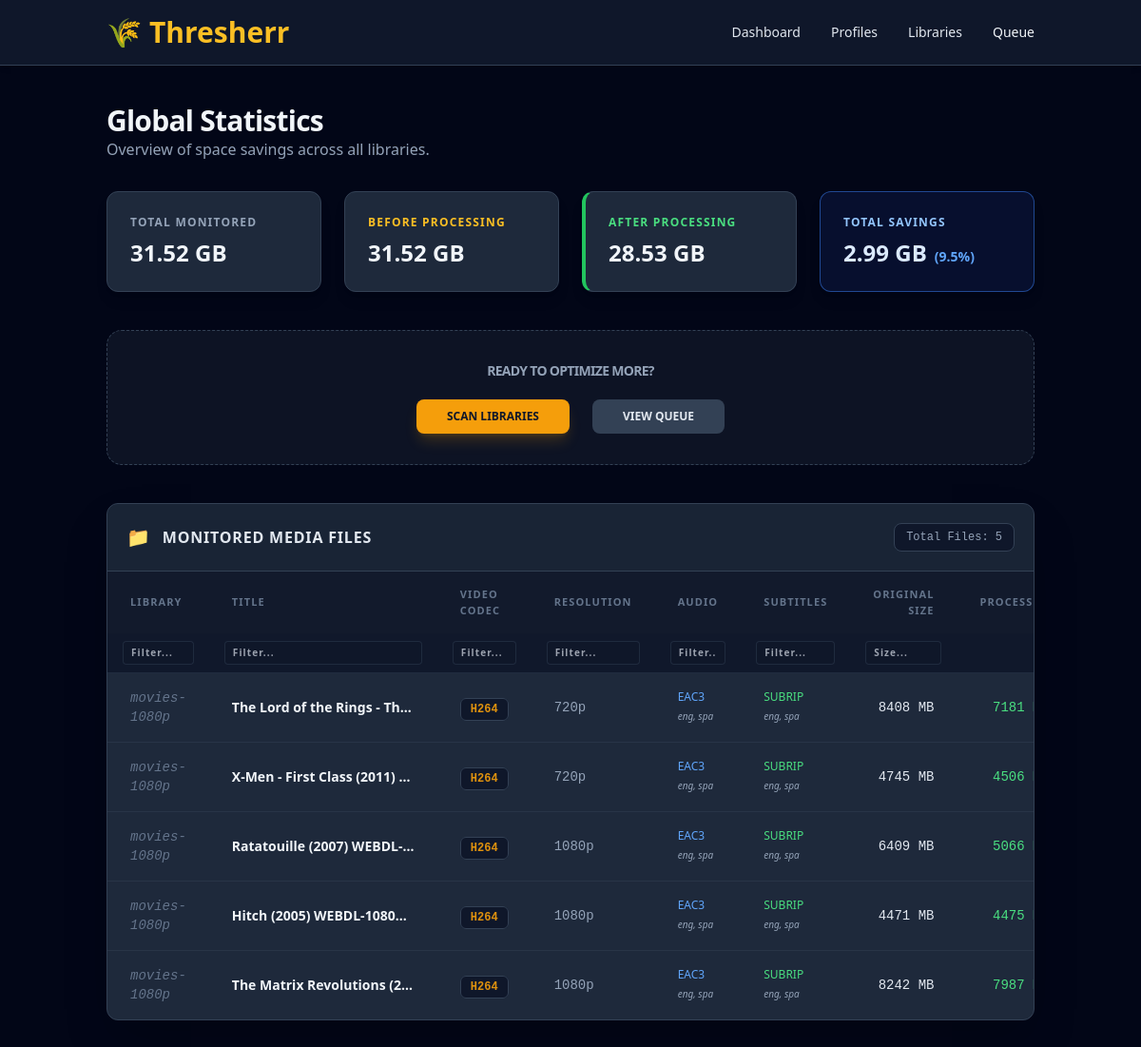
The page / on the database its author committed.
### models.py (models this page shows)
class MediaFile(Base):
    __tablename__ = "media_files"
    id = Column(Integer, primary_key=True, index=True)
    file_name = Column(String, nullable=False)
    full_path = Column(String, unique=True, nullable=False)
    library_id = Column(Integer, ForeignKey("libraries.id"), nullable=False)
    library = relationship("Library", back_populates="media_files")
    status = Column(String, nullable=False, default="pending")
    created_at = Column(DateTime(timezone=True), server_default=func.now())
    started_at = Column(DateTime(timezone=True), nullable=True)
    finished_at = Column(DateTime(timezone=True), nullable=True)
    video_codec = Column(String, nullable=True)
    resolution = Column(String, nullable=True)
    audio_codec = Column(String, nullable=True)
    audio_languages = Column(String, nullable=True)
    subtitle_codec = Column(String, nullable=True)
    subtitle_languages = Column(String, nullable=True)
    size_original = Column(BigInteger, nullable=True)
    size_final = Column(BigInteger, nullable=True)
    job_plan = Column(
        Text,
        nullable=True
    )
    verification_result = Column(
        Text,
        nullable=True
    )
    warnings = Column(
        Text,
        nullable=True
    )
    last_error = Column(
        Text,
        nullable=True
    )

class Library(Base):
    __tablename__ = "libraries"
    id = Column(Integer, primary_key=True, index=True)
    name = Column(String, nullable=False)
    media_path = Column(String, nullable=False)
    temp_path = Column(String, nullable=False)
    profile_id = Column(Integer, ForeignKey("profiles.id"), nullable=False)
    profile = relationship("Profile", back_populates="libraries")
    media_files = relationship(
        "MediaFile",
        back_populates="library",
        cascade="all, delete-orphan"
    )

### main.py (the view)
@app.get("/", response_class=HTMLResponse)
async def dashboard(request: Request, db: Session = Depends(get_db)):
    total_orig = db.query(func.sum(models.MediaFile.size_original)).scalar() or 0
    total_done_orig = db.query(func.sum(models.MediaFile.size_original)).filter(models.MediaFile.status == "completed").scalar() or 0
    total_done_final = db.query(func.sum(models.MediaFile.size_final)).filter(models.MediaFile.status == "completed").scalar() or 0
    savings = total_done_orig - total_done_final
    savings_pct = (savings / total_done_orig * 100) if total_done_orig > 0 else 0
    media_files = db.query(models.MediaFile).order_by(models.MediaFile.id.desc()).all()
    return templates.TemplateResponse(
        request=request,
        name="dashboard.html",
        context={
            "total_gb": round(total_orig / (1024**3), 2),
            "processed_orig_gb": round(total_done_orig / (1024**3), 2),
            "processed_final_gb": round(total_done_final / (1024**3), 2),
            "savings_gb": round(savings / (1024**3), 2),
            "savings_pct": round(savings_pct, 1),
            "media_files": media_files
        }
    )

### templates/dashboard.html (shortened to what this page needs)
{% extends "base.html" %}
{% block content %}
<div class="mb-8">
    <h1 class="text-3xl font-bold text-slate-100 tracking-tight">
        Global Statistics
    </h1>
    <p class="text-slate-400 text-base">
        Overview of space savings across all libraries.
    </p>
</div>
<div class="grid grid-cols-1 md:grid-cols-2 lg:grid-cols-4 gap-6 mb-10">
    <div class="bg-slate-800 p-6 rounded-xl border border-slate-700 shadow-lg">
        <p class="text-slate-400 text-xs font-bold uppercase tracking-widest">
            Total Monitored
        </p>
        <p class="text-2xl font-bold text-slate-100 mt-2">
            {{ total_gb }} GB
        </p>
    </div>
    <div class="bg-slate-800 p-6 rounded-xl border border-slate-700 shadow-lg font-bold">
        <p class="text-amber-400 text-xs font-bold uppercase tracking-widest">
            Before Processing
        </p>
        <p class="text-2xl font-bold text-slate-100 mt-2">
            {{ processed_orig_gb }} GB
        </p>
    </div>
    <div class="bg-slate-800 p-6 rounded-xl border border-slate-700 shadow-lg border-l-4 border-l-green-500">
        <p class="text-green-400 text-xs font-bold uppercase tracking-widest">
            After Processing
        </p>
        <p class="text-2xl font-bold text-slate-100 mt-2">
            {{ processed_final_gb }} GB
        </p>
    </div>
    <div class="bg-blue-900/20 p-6 rounded-xl border border-blue-500/50 shadow-lg font-bold">
        <p class="text-blue-300 text-xs font-bold uppercase tracking-widest">
            Total Savings
        </p>
        <div class="flex items-baseline gap-2">
            <p class="text-2xl font-bold text-blue-100 mt-2">
                {{ savings_gb }} GB
            </p>
            <p class="text-blue-400 text-sm">
                ({{ savings_pct }}%)
            </p>
        </div>
    </div>
</div>
<div class="mb-10">
    {% if active_task %}
    <div class="bg-slate-800/60 rounded-2xl border border-slate-700 overflow-hidden shadow-2xl">
        <div class="p-6">
            <div class="flex justify-between items-center mb-4">
                <div class="flex items-center gap-3">
                    <span class="flex h-3 w-3 relative">
                        <span class="animate-ping absolute inline-flex h-full w-full rounded-full bg-blue-400 opacity-75"></span>
                        <span class="relative inline-flex rounded-full h-3 w-3 bg-blue-500"></span>
                    </span>
                    <h3 class="text-slate-200 font-semibold italic text-lg">
                        Working on: {{ active_task.file_name }}
                    </h3>
                </div>
                <span class="text-blue-400 font-mono text-sm font-bold bg-blue-900/30 px-3 py-1 rounded-full border border-blue-800/50">
                    {{ active_task.progress }}%
                </span>
            </div>
            <div class="w-full bg-slate-900 rounded-full h-12 p-1 border border-slate-700 relative overflow-hidden">
                <div
                    class="bg-blue-600 h-full rounded-full transition-all duration-500 flex items-center justify-center relative z-10 progress-shimmer"
                    style="width: {{ active_task.progress }}%;">
                </div>
                <div class="absolute inset-0 flex items-center justify-center z-20">
                    <span class="text-slate-100 font-medium text-sm tracking-wide drop-shadow-md">
                        Transcoding {{ active_task.current_action }}...
                    </span>
                </div>
            </div>
        </div>
    </div>
    {% else %}
    <div class="bg-slate-800/40 p-8 rounded-2xl border border-dashed border-slate-700 text-center">
        <h2 class="text-sm font-semibold text-slate-400 mb-5 uppercase tracking-tighter">
            Ready to optimize more?
        </h2>
        <div class="flex justify-center gap-6">
            <a href="/scan" class="bg-amber-500 hover:bg-amber-600 text-slate-900 font-bold py-2.5 px-8 rounded-lg transition-all transform active:scale-95 text-xs uppercase shadow-lg shadow-amber-500/20">
                Scan Libraries
            </a>
            <a href="/queue" class="bg-slate-700 hover:bg-slate-600 text-slate-200 font-bold py-2.5 px-8 rounded-lg transition-all transform active:scale-95 text-xs uppercase">
                View Queue
            </a>
        </div>
    </div>
    {% endif %}
</div>
<div class="bg-slate-800 rounded-xl border border-slate-700 shadow-2xl overflow-hidden mb-12">
    <div class="p-5 border-b border-slate-700 bg-slate-900/30 flex justify-between items-center">
        <h2 class="font-bold text-slate-200 text-base uppercase tracking-wider flex items-center">
            <span class="mr-3 text-xl">📁</span> Monitored Media Files
        </h2>
        <span class="text-xs text-slate-400 bg-slate-900 px-3 py-1.5 rounded-lg border border-slate-700 font-mono">
            Total Files: {{ media_files|length }}
        </span>
    </div>
    <div class="overflow-x-auto">
        <table class="w-full text-left border-collapse" id="mediaTable">
            <thead class="bg-slate-900/80 text-slate-500 uppercase text-[11px] tracking-widest border-b border-slate-700">
                <tr>
                    <th class="px-6 py-4 font-bold">Library</th>
                    <th class="px-6 py-4 font-bold">Title</th>
                    <th class="px-6 py-4 font-bold">Video Codec</th>
                    <th class="px-6 py-4 font-bold">Resolution</th>
                    <th class="px-6 py-4 font-bold">Audio</th>
                    <th class="px-6 py-4 font-bold">Subtitles</th>
                    <th class="px-6 py-4 font-bold text-right">Original Size</th>
                    <th class="px-6 py-4 font-bold text-right">Processed</th>
                </tr>
                <tr class="bg-slate-900/40 border-b border-slate-700/50">
                    <th class="px-4 py-2"><input type="text" class="filter-input" placeholder="Filter..." onkeyup="filterTable(0)"></th>
                    <th class="px-4 py-2"><input type="text" class="filter-input" placeholder="Filter..." onkeyup="filterTable(1)"></th>
                    <th class="px-4 py-2"><input type="text" class="filter-input" placeholder="Filter..." onkeyup="filterTable(2)"></th>
                    <th class="px-4 py-2"><input type="text" class="filter-input" placeholder="Filter..." onkeyup="filterTable(3)"></th>
                    <th class="px-4 py-2"><input type="text" class="filter-input" placeholder="Filter..." onkeyup="filterTable(4)"></th>
                    <th class="px-4 py-2"><input type="text" class="filter-input" placeholder="Filter..." onkeyup="filterTable(5)"></th>
                    <th class="px-4 py-2"><input type="text" class="filter-input" placeholder="Size..." onkeyup="filterTable(6)"></th>
                    <th class="px-4 py-2"></th>
                </tr>
            </thead>
            <tbody class="divide-y divide-slate-700/50">
                {% for file in media_files %}
                <tr class="hover:bg-slate-700/20 transition-colors text-sm">
                    <td class="px-6 py-4 text-slate-500 font-mono italic">
                        {{ file.library.name }}
                    </td>
                    <td class="px-6 py-4 font-semibold text-slate-100 truncate max-w-[240px]" title="{{ file.file_name }}">
                        {{ file.file_name }}
                    </td>
                    <td class="px-6 py-4">
                        <span class="bg-slate-900 text-amber-500/90 px-2.5 py-1 rounded-md border border-slate-700 font-mono text-xs font-bold">
                            {{ file.video_codec|upper if file.video_codec else '???' }}
                        </span>
                    </td>
                    <td class="px-6 py-4 text-slate-400 font-mono">
                        {{ file.resolution if file.resolution else '---' }}
                    </td>
                    <td class="px-6 py-4">
                        <div class="text-blue-400 font-medium uppercase text-xs">
                            {{ file.audio_codec if file.audio_codec else 'None' }}
                        </div>
                        <div class="text-[10px] text-slate-400 italic mt-0.5">
                            {{ file.audio_languages if file.audio_languages else '-' }}
                        </div>
                    </td>
                    <td class="px-6 py-4">
                        <div class="text-green-400 font-medium uppercase text-xs">
                            {{ file.subtitle_codec if file.subtitle_codec else 'None' }}
                        </div>
                        <div class="text-[10px] text-slate-400 italic mt-0.5">
                            {{ file.subtitle_languages if file.subtitle_languages else '-' }}
                        </div>
                    </td>
                    <td class="px-6 py-4 text-right text-slate-200 font-mono">
                        {% if file.size_original is not none %}
                          {{ (file.size_original / 1048576) | round(0) | int }} MB
                        {% else %}
                          -
                        {% endif %}
                    </td>
                    <td class="px-6 py-4 text-right text-slate-300 font-mono">
                        {% if file.status == 'completed' and file.size_final is not none %}
                          <span class="text-green-400">
                            {{ (file.size_final / 1048576) | round(0) | int }} MB
                          </span>
                        {% else %}
                          <span class="text-slate-600">-</span>
                        {% endif %}
                    </td>
                </tr>
                {% endfor %}
            </tbody>
        </table>
    </div>
</div>
{% endblock %}

### templates/dashboard.html (style rules this page uses)
.filter-input { background: rgba(15, 23, 42, 0.6); border: 1px solid rgba(51, 65, 85, 0.5); color: #94a3b8; font-size: 10px; padding: 4px 8px; border-radius: 4px; width: 100%; outline: none; transition: all 0.2s; }

### rows shown on the page
MediaFile: library.name "movies-1080p", file_name "The Lord of the Rings - Th…", video_codec "H264", resolution "720p", audio_codec "EAC3", audio_languages "eng, spa", subtitle_codec "SUBRIP", subtitle_languages "eng, spa", (file.size_original/1048576)|round(0)|int "8408", (file.size_final/1048576)|round(0)|int "7181"
MediaFile: library.name "movies-1080p", file_name "X-Men - First Class (2011)…", video_codec "H264", resolution "720p", audio_codec "EAC3", audio_languages "eng, spa", subtitle_codec "SUBRIP", subtitle_languages "eng, spa", (file.size_original/1048576)|round(0)|int "4745", (file.size_final/1048576)|round(0)|int "4506"
MediaFile: library.name "movies-1080p", file_name "Ratatouille (2007) WEBDL-…", video_codec "H264", resolution "1080p", audio_codec "EAC3", audio_languages "eng, spa", subtitle_codec "SUBRIP", subtitle_languages "eng, spa", (file.size_original/1048576)|round(0)|int "6409", (file.size_final/1048576)|round(0)|int "5066"
MediaFile: library.name "movies-1080p", file_name "Hitch (2005) WEBDL-1080…", video_codec "H264", resolution "1080p", audio_codec "EAC3", audio_languages "eng, spa", subtitle_codec "SUBRIP", subtitle_languages "eng, spa", (file.size_original/1048576)|round(0)|int "4471", (file.size_final/1048576)|round(0)|int "4475"
MediaFile: library.name "movies-1080p", file_name "The Matrix Revolutions (2…", video_codec "H264", resolution "1080p", audio_codec "EAC3", audio_languages "eng, spa", subtitle_codec "SUBRIP", subtitle_languages "eng, spa", (file.size_original/1048576)|round(0)|int "8242", (file.size_final/1048576)|round(0)|int "7987"

### other values the page prints
{{ total_gb }} "31.52"
{{ processed_orig_gb }} "31.52"
{{ processed_final_gb }} "28.53"
{{ savings_gb }} "2.99"
{{ savings_pct }} "9.5"
{{ media_files|length }} "5"
